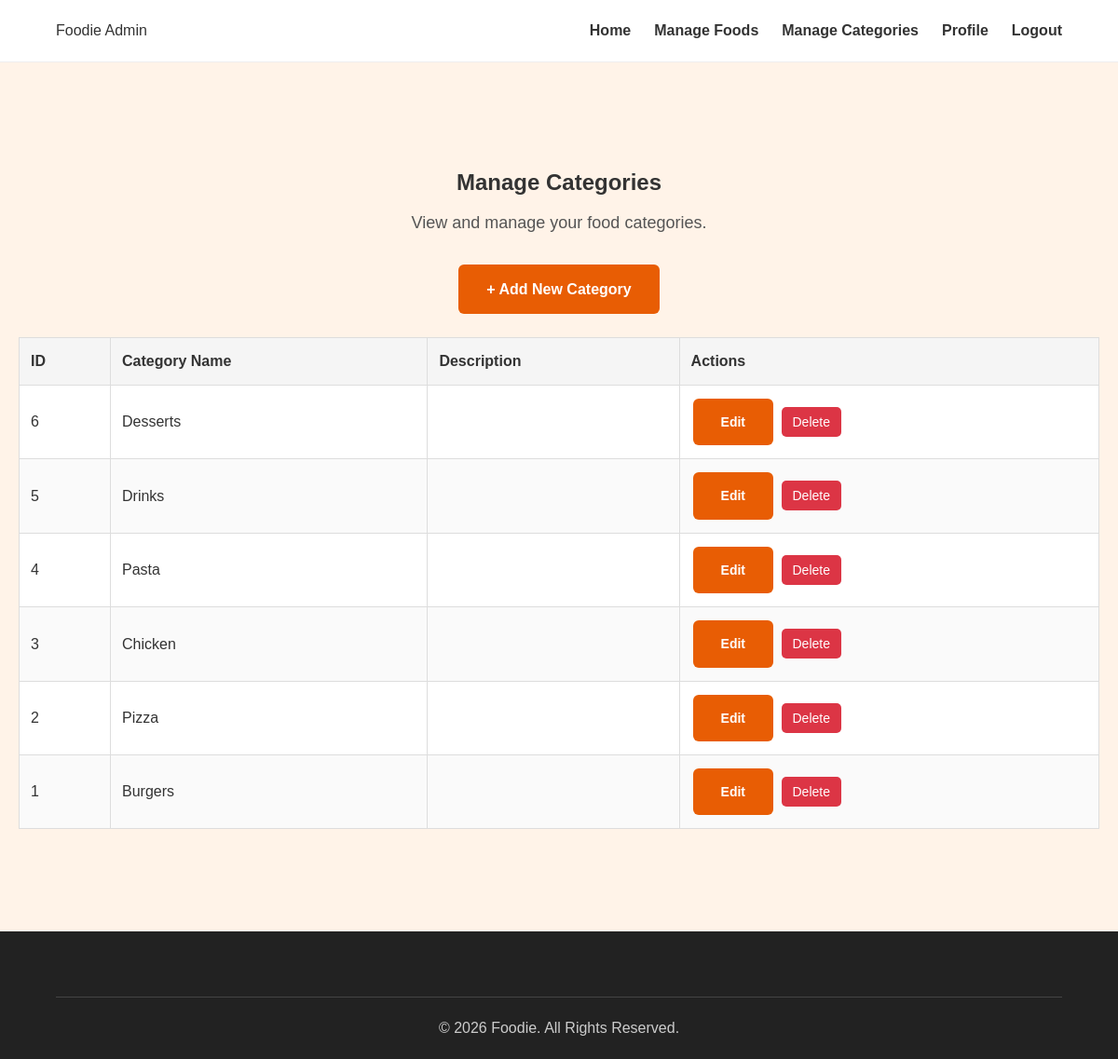
The app's page /admin/categories/categories.php with its own data.
### tables this page shows
CREATE TABLE IF NOT EXISTS categories (
    id INT AUTO_INCREMENT PRIMARY KEY,
    name VARCHAR(100) NOT NULL UNIQUE,
    description TEXT
);

### admin/categories/categories.php (the view, shortened to what this page needs)
<?php
require_once "../../config/db.php";
$sql = "SELECT id, name, description
        FROM categories
        ORDER BY id DESC";
$result = mysqli_query($conn, $sql);
?>
<!DOCTYPE html>
<html lang="en">
<head>
    <link rel="stylesheet" href="../assets/css/style.css">
</head>
<body>
<header>
    <div class="logo">
        Foodie Admin
    </div>
    <nav>
        <a href="../index.html">Home</a>
        <a href="foods.php">Manage Foods</a>
        <a href="categories.php">Manage Categories</a>
        <a href="../auth/profile.php">Profile</a>
        <a href="../auth/logout.php">Logout</a>
    </nav>
</header>
<section class="food-management">
    <div class="food-management-container">
        <h1>Manage Categories</h1>
        <p>View and manage your food categories.</p>
        <a href="add-category.php" class="add-food-button">
            + Add New Category
        </a>
        <div class="table-container">
            <table>
                <thead>
                    <tr>
                        <th>ID</th>
                        <th>Category Name</th>
                        <th>Description</th>
                        <th>Actions</th>
                    </tr>
                </thead>
                <tbody>
                    <?php if (mysqli_num_rows($result) > 0): ?>
                        <?php while ($category = mysqli_fetch_assoc($result)): ?>
                            <tr>
                                <td>
                                    <?= (int) $category["id"] ?>
                                </td>
                                <td>
                                    <?= htmlspecialchars($category["name"] ?? "") ?>
                                </td>
                                <td>
                                </td>
                                <td>
                                    <a
                                        href="edit-category.php?id=<?= (int) $category["id"] ?>"
                                        class="edit-food-button">
                                        Edit
                                    </a>
                                    <form
                                        action="delete-category.php"
                                        method="POST"
                                        style="display: inline;"
                                        onsubmit="return confirm('Are you sure you want to delete this category?');">
                                        <button type="submit" class="delete-food-button">
                                            Delete
                                        </button>
                                    </form>
                                </td>
                            </tr>
                        <?php endwhile; ?>
                    <?php else: ?>
                        <tr>
                            <td colspan="4">No categories found.</td>
                        </tr>
                    <?php endif; ?>
                </tbody>
            </table>
        </div>
    </div>
</section>
<footer>
    <p>&copy; 2026 Foodie. All Rights Reserved.</p>
</footer>
</body>
</html>

### assets/css/style.css (style rules this page uses)
* { margin: 0; padding: 0; box-sizing: border-box; }
html { scroll-behavior: smooth; }
body { font-family: Arial, sans-serif; line-height: 1.6; background-color: #ffffff; color: #333333; }
a { text-decoration: none; color: inherit; }
header { display: flex; justify-content: space-between; align-items: center; padding: 20px 60px; background-color: #ffffff; border-bottom: 1px solid #eeeeee; position: sticky; top: 0; z-index: 1000; }
nav { display: flex; gap: 25px; align-items: center; }
nav a { font-size: 16px; font-weight: bold; color: #333333; transition: color 0.3s ease; }
body > section:first-of-type { text-align: center; padding: 110px 20px; background-color: #fff3e8; }
body > section:first-of-type p { font-size: 18px; max-width: 650px; margin: 0 auto 30px; color: #555555; }
body > section:first-of-type a { display: inline-block; padding: 14px 30px; background-color: #e85d04; color: #ffffff; border-radius: 6px; font-weight: bold; transition: background-color 0.3s ease, transform 0.3s ease; }
section { padding: 70px 60px; }
footer { display: grid; grid-template-columns: 2fr 1fr 1fr; gap: 40px; padding: 50px 60px 20px; background-color: #222222; color: #ffffff; }
footer p { color: #cccccc; }
footer > p { grid-column: 1 / -1; text-align: center; padding-top: 20px; border-top: 1px solid #444444; margin-top: 20px; }
.food-management { min-height: 70vh; padding: 50px 20px; }
.food-management-container { max-width: 1200px; margin: 0 auto; }
.food-management-container h1 { text-align: center; margin-bottom: 10px; }
.food-management-container > p { text-align: center; margin-bottom: 30px; }
.add-food-button { display: inline-block; padding: 12px 20px; background-color: #ff6b35; color: white; text-decoration: none; border-radius: 6px; margin-bottom: 25px; }
.table-container { width: 100%; overflow-x: auto; }
table { width: 100%; border-collapse: collapse; background-color: white; }
table th, table td { padding: 12px; border: 1px solid #ddd; text-align: left; }
table th { background-color: #f5f5f5; }
table tr:nth-child(even) { background-color: #fafafa; }
table a { text-decoration: none; }
.edit-food-button, .delete-food-button { display: inline-block; padding: 8px 12px; border: none; border-radius: 5px; color: white; text-decoration: none; font-size: 14px; cursor: pointer; margin: 2px; }
.edit-food-button { background-color: #0d6efd; }
.delete-food-button { background-color: #dc3545; }

### records on screen
categories: id "6", name "Desserts"
categories: id "5", name "Drinks"
categories: id "4", name "Pasta"
categories: id "3", name "Chicken"
categories: id "2", name "Pizza"
categories: id "1", name "Burgers"
